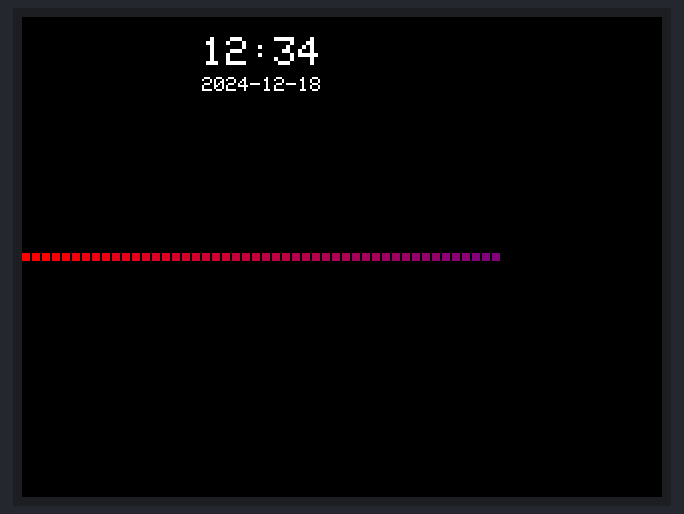
Bench run of a sketch on a simulated ESP32. On the bench: 320×240 colour display. I2S audio is not simulated (input reads silence); what the sketch prints to the serial monitor is not drawn.

Above: at 2.1 s.

The sketch:

recording.ino
```cpp
#define TFT_BROWN 0x38E0
#include <TFT_eSPI.h>  // Graphics and font library for ST7735 driver chip
#include <SPI.h>
#include <driver/i2s.h>

// TFT 屏幕设置
TFT_eSPI tft = TFT_eSPI();

// I2S 设置
#define I2S_WS 9
#define I2S_SD 10
#define I2S_SCK 8
#define I2S_PORT I2S_NUM_0
#define bufferLen 100

int16_t sBuffer[bufferLen];  // 音频数据缓冲区

// 屏幕设置
#define TFT_WIDTH 240
#define TFT_HEIGHT 240

// 波形图设置
#define CENTER_Y (TFT_HEIGHT / 2)      // Y轴中心
#define SCALE_FACTOR 20                // 缩放因子，调整波形高度
#define BAR_WIDTH 4                    // 每个矩形条的宽度
#define BAR_SPACING 1                  // 矩形条之间的间隔
#define PEAK_DROP_SPEED 1              // 光点下落速度
#define BAR_DECAY_SPEED 2              // 矩形条降低速度

// 峰值下落效果
int peakPosition[TFT_WIDTH / (BAR_WIDTH + BAR_SPACING)];  // 峰值光点位置
int barHeights[TFT_WIDTH / (BAR_WIDTH + BAR_SPACING)];    // 每个矩形条的高度

// 时间和日期区域位置
#define TIME_Y_POSITION 10  // 时间文本的Y轴位置
#define TIME_TEXT_COLOR TFT_WHITE  // 时间文本颜色
#define TIME_HEIGHT 40       // 时间和日期的高度

// 用于存储上一帧的波形数据
int lastBarHeights[TFT_WIDTH / (BAR_WIDTH + BAR_SPACING)];
int lastPeakPosition[TFT_WIDTH / (BAR_WIDTH + BAR_SPACING)];

void setup() {
  Serial.begin(115200);
  delay(1000);

  // I2S 初始化
  i2s_install();
  i2s_setpin();
  i2s_start(I2S_PORT);
  delay(500);

  // TFT 初始化
  tft.init();
  tft.setRotation(1);
  tft.fillScreen(TFT_BLACK);

  // 初始化峰值和高度数组
  for (int i = 0; i < TFT_WIDTH / (BAR_WIDTH + BAR_SPACING); i++) {
    peakPosition[i] = CENTER_Y;
    barHeights[i] = 0;
    lastBarHeights[i] = 0;
    lastPeakPosition[i] = CENTER_Y;
  }

  Serial.println("Setup complete...");
}

void loop() {
  size_t bytesIn = 0;
  esp_err_t result = i2s_read(I2S_PORT, &sBuffer, bufferLen * sizeof(int16_t), &bytesIn, portMAX_DELAY);

  if (result == ESP_OK) {
    int samples_read = bytesIn / 2;
    if (samples_read > 0) {
      // 绘制时间和日期
      displayTimeAndDate("12:34", "2024-12-18");

      // 更新波形图
      drawWaveform(samples_read);
    }
  }
}

// 时间和日期显示设置
void displayTimeAndDate(const char* time, const char* date) {
  tft.setTextColor(TIME_TEXT_COLOR);
  tft.setTextSize(2);  // 设置文本大小
  tft.setCursor(20+(TFT_WIDTH - 100) / 2, TIME_Y_POSITION);  // 居中显示

  // 显示时间
  tft.print("");
  tft.println(time);
  tft.setTextSize(1);  // 设置文本大小

  // 显示日期
  tft.setCursor(20+(TFT_WIDTH - 100) / 2, TIME_Y_POSITION + 20);
  tft.print("");
  tft.println(date);
}

void drawWaveform(int samples_read) {
  int numBars = TFT_WIDTH / (BAR_WIDTH + BAR_SPACING);  // 计算能绘制的矩形条数
  int x_pos = 0;

  for (int i = 0; i < numBars; i++) {
    // 获取数据并计算当前高度
    int sampleIndex = map(i, 0, numBars, 0, samples_read - 1);
    int sample = abs(sBuffer[sampleIndex]) / SCALE_FACTOR;
    if (sample > CENTER_Y) sample = CENTER_Y;

    // 矩形条衰减效果
    if (sample > barHeights[i]) {
      barHeights[i] = sample;  // 更新高度
    } else {
      barHeights[i] -= BAR_DECAY_SPEED;  // 缓慢衰减
      if (barHeights[i] < 0) barHeights[i] = 0;
    }

    // 清除光点上方区域
    tft.fillRect(x_pos, CENTER_Y - lastBarHeights[i], BAR_WIDTH, lastBarHeights[i], TFT_BLACK);

    // 绘制新的彩色矩形条
    uint16_t barColor = colorGradient(i, numBars);
    tft.fillRect(x_pos, CENTER_Y - barHeights[i], BAR_WIDTH, barHeights[i], barColor);

    // 清除之前的光点（4x4方块）
    tft.fillRect(x_pos, lastPeakPosition[i] - 2, 4, 4, TFT_BLACK);

    // 峰值光点效果
    if (CENTER_Y - barHeights[i] < peakPosition[i]) {
      peakPosition[i] = CENTER_Y - barHeights[i];  // 更新峰值位置
    } else {
      peakPosition[i] += PEAK_DROP_SPEED;  // 光点下落效果
      if (peakPosition[i] > CENTER_Y) peakPosition[i] = CENTER_Y;
    }

    // 绘制新的光点
    tft.fillRect(x_pos, peakPosition[i] - 2, 4, 4, barColor);

    // 更新上一帧的矩形条和光点位置
    lastBarHeights[i] = barHeights[i];
    lastPeakPosition[i] = peakPosition[i];

    // 更新X位置
    x_pos += BAR_WIDTH + BAR_SPACING;
  }
}

// 生成颜色渐变函数（从红色色到紫色色）
uint16_t colorGradient(int position, int total) {
  float ratio = (float)position / total;

  // 红色到紫色：红色逐渐减少，蓝色逐渐增加
  int red = 255 - (127 * ratio);   // 红色从255减到128
  int green = 0;                  // 绿色分量固定为0
  int blue = 128 * ratio;         // 蓝色从0增加到128

  return tft.color565(red, green, blue);
}

// I2S 配置函数
void i2s_install() {
  const i2s_config_t i2s_config = {
    .mode = i2s_mode_t(I2S_MODE_MASTER | I2S_MODE_RX),
    .sample_rate = 16000,  // INMP441 推荐的采样率
    .bits_per_sample = i2s_bits_per_sample_t(16),
    .channel_format = I2S_CHANNEL_FMT_ONLY_LEFT,
    .communication_format = i2s_comm_format_t(I2S_COMM_FORMAT_STAND_I2S),
    .intr_alloc_flags = 0,
    .dma_buf_count = 8,
    .dma_buf_len = bufferLen,
    .use_apll = false
  };

  i2s_driver_install(I2S_PORT, &i2s_config, 0, NULL);
}

void i2s_setpin() {
  const i2s_pin_config_t pin_config = {
    .bck_io_num = I2S_SCK,
    .ws_io_num = I2S_WS,
    .data_out_num = -1,
    .data_in_num = I2S_SD
  };

  i2s_set_pin(I2S_PORT, &pin_config);
}
```
